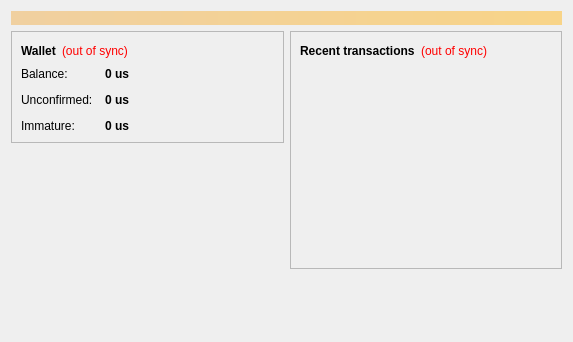
<?xml version="1.0" encoding="UTF-8"?>
<ui version="4.0">
 <class>OverviewPage</class>
 <widget class="QWidget" name="OverviewPage">
  <property name="geometry">
   <rect>
    <x>0</x>
    <y>0</y>
    <width>573</width>
    <height>342</height>
   </rect>
  </property>
  <property name="windowTitle">
   <string>Form</string>
  </property>
  <layout class="QVBoxLayout" name="topLayout">
   <item>
    <widget class="QLabel" name="labelAlerts">
     <property name="visible">
      <bool>false</bool>
     </property>
     <property name="styleSheet">
      <string notr="true">background-color: qlineargradient(x1: 0, y1: 0, x2: 1, y2: 0, stop:0 #F0D0A0, stop:1 #F8D488); color:#000000;</string>
     </property>
     <property name="wordWrap">
      <bool>true</bool>
     </property>
     <property name="margin">
      <number>3</number>
     </property>
    </widget>
   </item>
   <item>
    <layout class="QHBoxLayout" name="horizontalLayout" stretch="1,1">
     <item>
      <layout class="QVBoxLayout" name="verticalLayout_2">
       <item>
        <widget class="QFrame" name="frame">
         <property name="frameShape">
          <enum>QFrame::StyledPanel</enum>
         </property>
         <property name="frameShadow">
          <enum>QFrame::Raised</enum>
         </property>
         <layout class="QVBoxLayout" name="verticalLayout_4">
          <item>
           <layout class="QHBoxLayout" name="horizontalLayout_4">
            <item>
             <widget class="QLabel" name="label_5">
              <property name="font">
               <font>
                <weight>75</weight>
                <bold>true</bold>
               </font>
              </property>
              <property name="text">
               <string>Wallet</string>
              </property>
             </widget>
            </item>
            <item>
             <widget class="QLabel" name="labelWalletStatus">
              <property name="toolTip">
               <string>The displayed information may be out of date. Your wallet automatically synchronizes with the UnitedStatesCoin network after a connection is established, but this process has not completed yet.</string>
              </property>
              <property name="styleSheet">
               <string notr="true">QLabel { color: red; }</string>
              </property>
              <property name="text">
               <string notr="true">(out of sync)</string>
              </property>
              <property name="alignment">
               <set>Qt::AlignLeading|Qt::AlignLeft|Qt::AlignVCenter</set>
              </property>
             </widget>
            </item>
            <item>
             <spacer name="horizontalSpacer_2">
              <property name="orientation">
               <enum>Qt::Horizontal</enum>
              </property>
              <property name="sizeHint" stdset="0">
               <size>
                <width>40</width>
                <height>20</height>
               </size>
              </property>
             </spacer>
            </item>
           </layout>
          </item>
          <item>
           <layout class="QFormLayout" name="formLayout_2">
            <property name="fieldGrowthPolicy">
             <enum>QFormLayout::AllNonFixedFieldsGrow</enum>
            </property>
            <property name="horizontalSpacing">
             <number>12</number>
            </property>
            <property name="verticalSpacing">
             <number>12</number>
            </property>
            <item row="0" column="0">
             <widget class="QLabel" name="label">
              <property name="text">
               <string>Balance:</string>
              </property>
             </widget>
            </item>
            <item row="0" column="1">
             <widget class="QLabel" name="labelBalance">
              <property name="font">
               <font>
                <weight>75</weight>
                <bold>true</bold>
               </font>
              </property>
              <property name="cursor">
               <cursorShape>IBeamCursor</cursorShape>
              </property>
              <property name="toolTip">
               <string>Your current balance</string>
              </property>
              <property name="text">
               <string notr="true">0 us</string>
              </property>
              <property name="textInteractionFlags">
               <set>Qt::LinksAccessibleByMouse|Qt::TextSelectableByKeyboard|Qt::TextSelectableByMouse</set>
              </property>
             </widget>
            </item>
            <item row="1" column="0">
             <widget class="QLabel" name="label_3">
              <property name="text">
               <string>Unconfirmed:</string>
              </property>
             </widget>
            </item>
            <item row="1" column="1">
             <widget class="QLabel" name="labelUnconfirmed">
              <property name="font">
               <font>
                <weight>75</weight>
                <bold>true</bold>
               </font>
              </property>
              <property name="cursor">
               <cursorShape>IBeamCursor</cursorShape>
              </property>
              <property name="toolTip">
               <string>Total of transactions that have yet to be confirmed, and do not yet count toward the current balance</string>
              </property>
              <property name="text">
               <string notr="true">0 us</string>
              </property>
              <property name="textInteractionFlags">
               <set>Qt::LinksAccessibleByMouse|Qt::TextSelectableByKeyboard|Qt::TextSelectableByMouse</set>
              </property>
             </widget>
            </item>
            <item row="2" column="0">
             <widget class="QLabel" name="labelImmatureText">
              <property name="text">
               <string>Immature:</string>
              </property>
             </widget>
            </item>
            <item row="2" column="1">
             <widget class="QLabel" name="labelImmature">
              <property name="font">
               <font>
                <weight>75</weight>
                <bold>true</bold>
               </font>
              </property>
              <property name="toolTip">
               <string>Mined balance that has not yet matured</string>
              </property>
              <property name="text">
               <string notr="true">0 us</string>
              </property>
              <property name="textInteractionFlags">
               <set>Qt::LinksAccessibleByMouse|Qt::TextSelectableByKeyboard|Qt::TextSelectableByMouse</set>
              </property>
             </widget>
            </item>
           </layout>
          </item>
         </layout>
        </widget>
       </item>
       <item>
        <spacer name="verticalSpacer">
         <property name="orientation">
          <enum>Qt::Vertical</enum>
         </property>
         <property name="sizeHint" stdset="0">
          <size>
           <width>20</width>
           <height>40</height>
          </size>
         </property>
        </spacer>
       </item>
      </layout>
     </item>
     <item>
      <layout class="QVBoxLayout" name="verticalLayout_3">
       <item>
        <widget class="QFrame" name="frame_2">
         <property name="frameShape">
          <enum>QFrame::StyledPanel</enum>
         </property>
         <property name="frameShadow">
          <enum>QFrame::Raised</enum>
         </property>
         <layout class="QVBoxLayout" name="verticalLayout">
          <item>
           <layout class="QHBoxLayout" name="horizontalLayout_2">
            <item>
             <widget class="QLabel" name="label_4">
              <property name="text">
               <string>&lt;b&gt;Recent transactions&lt;/b&gt;</string>
              </property>
             </widget>
            </item>
            <item>
             <widget class="QLabel" name="labelTransactionsStatus">
              <property name="toolTip">
               <string>The displayed information may be out of date. Your wallet automatically synchronizes with the UnitedStatesCoin network after a connection is established, but this process has not completed yet.</string>
              </property>
              <property name="styleSheet">
               <string notr="true">QLabel { color: red; }</string>
              </property>
              <property name="text">
               <string notr="true">(out of sync)</string>
              </property>
              <property name="alignment">
               <set>Qt::AlignRight|Qt::AlignTrailing|Qt::AlignVCenter</set>
              </property>
             </widget>
            </item>
            <item>
             <spacer name="horizontalSpacer">
              <property name="orientation">
               <enum>Qt::Horizontal</enum>
              </property>
              <property name="sizeHint" stdset="0">
               <size>
                <width>40</width>
                <height>20</height>
               </size>
              </property>
             </spacer>
            </item>
           </layout>
          </item>
          <item>
           <widget class="QListView" name="listTransactions">
            <property name="styleSheet">
             <string notr="true">QListView { background: transparent; }</string>
            </property>
            <property name="frameShape">
             <enum>QFrame::NoFrame</enum>
            </property>
            <property name="verticalScrollBarPolicy">
             <enum>Qt::ScrollBarAlwaysOff</enum>
            </property>
            <property name="horizontalScrollBarPolicy">
             <enum>Qt::ScrollBarAlwaysOff</enum>
            </property>
            <property name="selectionMode">
             <enum>QAbstractItemView::NoSelection</enum>
            </property>
           </widget>
          </item>
         </layout>
        </widget>
       </item>
       <item>
        <spacer name="verticalSpacer_2">
         <property name="orientation">
          <enum>Qt::Vertical</enum>
         </property>
         <property name="sizeHint" stdset="0">
          <size>
           <width>20</width>
           <height>40</height>
          </size>
         </property>
        </spacer>
       </item>
      </layout>
     </item>
    </layout>
   </item>
  </layout>
 </widget>
 <resources/>
 <connections/>
</ui>
